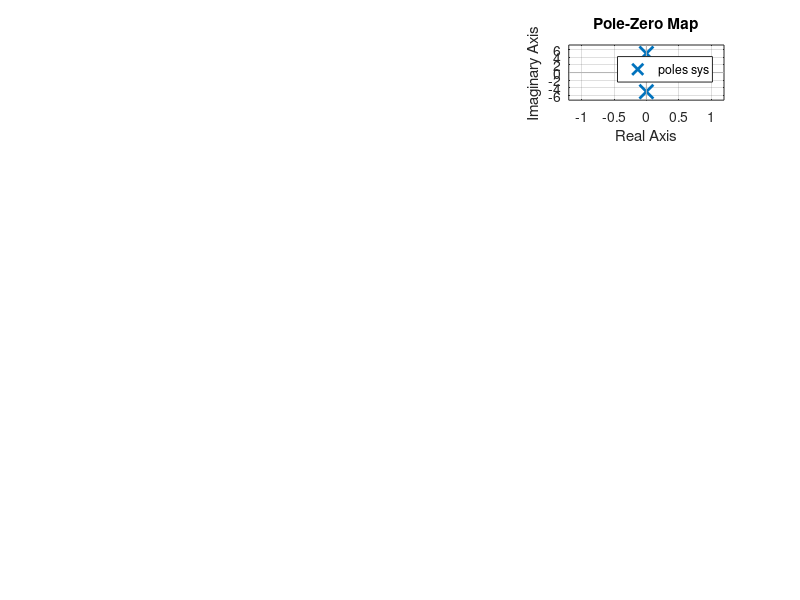

MATLAB code for this plot:
%effect on damping on the system response and poles 
%second order system
clear all
clc
% undamped system
sys = tf([25],[1 0 25])
subplot(5,3,1)
impulse(sys)
subplot(5,3,2)
step(sys)
subplot(5,3,3)
pzmap(sys)